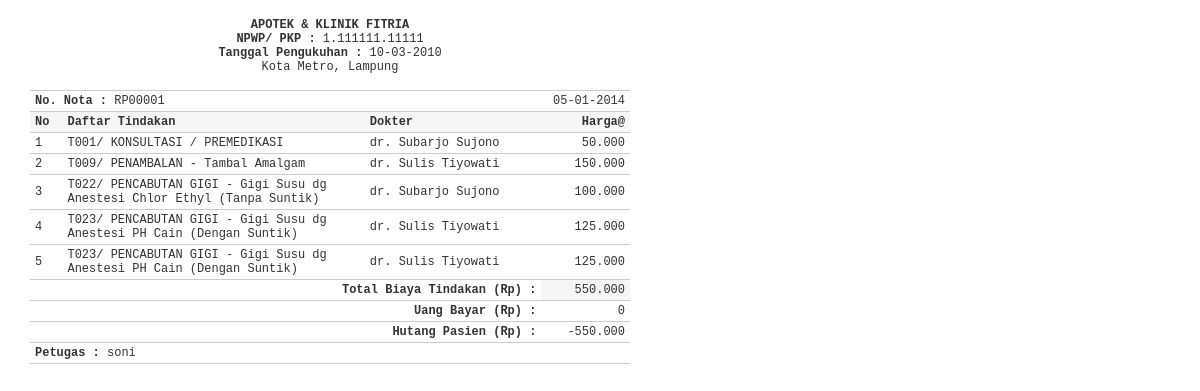
Page /rawat-pasien/rawat_nota.php?nomorRawat=RP00001 on the committed database.
### tables this page shows
CREATE TABLE IF NOT EXISTS `rawat` (
  `no_rawat` char(7) NOT NULL,
  `tgl_rawat` date NOT NULL,
  `nomor_rm` char(6) NOT NULL,
  `hasil_diagnosa` varchar(100) NOT NULL,
  `uang_bayar` int(12) NOT NULL,
  `kd_petugas` char(4) NOT NULL,
  PRIMARY KEY (`no_rawat`)
);

CREATE TABLE IF NOT EXISTS `rawat_tindakan` (
  `id_tindakan` int(7) NOT NULL AUTO_INCREMENT,
  `tgl_tindakan` date NOT NULL,
  `no_rawat` char(7) NOT NULL,
  `kd_tindakan` char(4) NOT NULL,
  `harga` int(10) NOT NULL,
  `kd_dokter` char(4) NOT NULL,
  `bagi_hasil_dokter` int(4) NOT NULL,
  PRIMARY KEY (`id_tindakan`)
);

CREATE TABLE IF NOT EXISTS `tindakan` (
  `kd_tindakan` char(4) NOT NULL,
  `nm_tindakan` varchar(100) NOT NULL,
  `harga` int(10) NOT NULL,
  PRIMARY KEY (`kd_tindakan`)
);

CREATE TABLE IF NOT EXISTS `dokter` (
  `kd_dokter` char(4) NOT NULL,
  `nm_dokter` varchar(100) NOT NULL,
  `jns_kelamin` enum('Laki-laki','Perempuan') NOT NULL,
  `tempat_lahir` varchar(100) NOT NULL,
  `tanggal_lahir` date NOT NULL,
  `alamat` varchar(200) NOT NULL,
  `no_telepon` varchar(20) NOT NULL,
  `sip` varchar(20) NOT NULL,
  `spesialisasi` varchar(100) NOT NULL,
  `bagi_hasil` int(4) NOT NULL,
  PRIMARY KEY (`kd_dokter`)
);

CREATE TABLE IF NOT EXISTS `petugas` (
  `kd_petugas` char(4) NOT NULL,
  `nm_petugas` varchar(100) NOT NULL,
  `no_telepon` varchar(20) NOT NULL,
  `username` varchar(20) NOT NULL,
  `password` varchar(200) NOT NULL,
  `level` varchar(20) NOT NULL DEFAULT 'Kasir',
  PRIMARY KEY (`kd_petugas`)
);

### library/inc.library.php (called while the page is built, shortened)
<?php
function IndonesiaTgl($tanggal){
	$tgl=substr($tanggal,8,2);
	$bln=substr($tanggal,5,2);
	$thn=substr($tanggal,0,4);
	$tanggal="$tgl-$bln-$thn";
	return $tanggal;
}
function format_angka($angka) {
	$hasil =  number_format($angka,0, ",",".");
	return $hasil;
}
?>

### rawat-pasien/rawat_nota.php (the view, shortened to what this page needs)
<?php
include_once "../library/inc.connection.php";
include_once "../library/inc.library.php";
if(isset($_GET['nomorRawat'])){
	$nomorRawat = $_GET['nomorRawat'];
	$mySql = "SELECT rawat.*, petugas.nm_petugas FROM rawat
				LEFT JOIN petugas ON rawat.kd_petugas=petugas.kd_petugas
				WHERE no_rawat='$nomorRawat'";
	$myQry = mysql_query($mySql, $koneksidb)  or die ("Query salah : ".mysql_error());
	$kolomData = mysql_fetch_array($myQry);
}
else {
	echo "Nomor Rawat (nomorRawat) tidak ditemukan";
	exit;
}
?>
<html xmlns="http://www.w3.org/1999/xhtml">
<head>
<link href="../styles/styles_cetak.css" rel="stylesheet" type="text/css">
</head>
<body onLoad="window.print()">
<table class="table-list" width="600" border="0" cellspacing="0" cellpadding="2">
  <tr>
    <td height="87" colspan="4" align="center">
		<strong>APOTEK & KLINIK FITRIA</strong><br />
        <strong>NPWP/ PKP : </strong>1.111111.11111<br />
        <strong>Tanggal Pengukuhan : </strong>10-03-2010<br />
        Kota Metro, Lampung </td>
  </tr>
  <tr>
    <td colspan="2"><strong>No. Nota :</strong> <?php echo $kolomData['no_rawat']; ?></td>
    <td colspan="2" align="right"> <?php echo IndonesiaTgl($kolomData['tgl_rawat']); ?></td>
  </tr>
  <tr>
    <td width="23" bgcolor="#F5F5F5"><strong>No</strong></td>
    <td width="307" bgcolor="#F5F5F5"><strong>Daftar Tindakan </strong></td>
    <td width="174" bgcolor="#F5F5F5"><strong>Dokter</strong></td>
    <td width="80" align="right" bgcolor="#F5F5F5"><strong>Harga@</strong></td>
  </tr>
<?php
$totalBayar = 0;
$uangKembali=0;
$notaSql = "SELECT rawat_tindakan.*, tindakan.nm_tindakan, dokter.nm_dokter
			FROM rawat_tindakan
			LEFT JOIN tindakan ON rawat_tindakan.kd_tindakan=tindakan.kd_tindakan
			LEFT JOIN dokter ON rawat_tindakan.kd_dokter=dokter.kd_dokter
			WHERE rawat_tindakan.no_rawat='$nomorRawat'
			ORDER BY tindakan.kd_tindakan ASC";
$notaQry = mysql_query($notaSql, $koneksidb)  or die ("Query list salah : ".mysql_error());
$nomor  = 0;
while ($notaData = mysql_fetch_array($notaQry)) {
$nomor++;
	$totalBayar	= $totalBayar + $notaData['harga'];
	$uangKembali= $kolomData['uang_bayar'] - $totalBayar;
?>
  <tr>
    <td><?php echo $nomor; ?></td>
    <td><?php echo $notaData['kd_tindakan']; ?>/ <?php echo $notaData['nm_tindakan']; ?></td>
    <td><?php echo $notaData['nm_dokter']; ?></td>
    <td align="right"><?php echo format_angka($notaData['harga']); ?></td>
  </tr>
<?php } ?>
  <tr>
    <td colspan="3" align="right"><strong>Total Biaya Tindakan (Rp) : </strong></td>
    <td align="right" bgcolor="#F5F5F5"><?php echo format_angka($totalBayar); ?></td>
  </tr>
  <tr>
    <td colspan="3" align="right"><strong> Uang Bayar (Rp) : </strong></td>
    <td align="right"><?php echo format_angka($kolomData['uang_bayar']); ?></td>
  </tr>
  <tr>
    <td colspan="3" align="right">
	<strong>
	<?php
	if($kolomData['uang_bayar'] < $totalBayar) {
		echo "Hutang Pasien (Rp) : ";
	}
	else {
		echo "Uang Kembali (Rp) : ";
	}; ?></strong></td>
    <td align="right"><?php echo format_angka($uangKembali); ?></td>
  </tr>
  <tr>
    <td colspan="4"><strong>Petugas :</strong> <?php echo $kolomData['nm_petugas']; ?></td>
  </tr>
</table>
</body>
</html>

### styles/styles_cetak.css (style rules this page uses)
body,td,th { font-family: Courier New, Courier, monospace; }
body { margin:0px auto 0px; padding:3px; font-size:12px; color:#333; width:95%; background-position:top; background-color:#fff; }
.table-list { clear: both; text-align: left; border-collapse: collapse; margin: 0px 0px 10px 0px; background:#fff; }
.table-list td { color: #333; font-size:12px; border-color: #fff; border-collapse: collapse; vertical-align: center; padding: 3px 5px; border-bottom:1px #CCCCCC solid; }

### rows in the picture
rawat: no_rawat "RP00001", tgl_rawat "05-01-2014", uang_bayar "0", uang_bayar "-550.000", kd_petugas.nm_petugas "soni"
rawat_tindakan: kd_tindakan "T001", kd_tindakan.nm_tindakan "KONSULTASI / PREMEDIKASI", kd_dokter.nm_dokter "dr. Subarjo Sujono", harga "50.000"
rawat_tindakan: kd_tindakan "T009", kd_tindakan.nm_tindakan "PENAMBALAN - Tambal Amalgam", kd_dokter.nm_dokter "dr. Sulis Tiyowati", harga "150.000"
rawat_tindakan: kd_tindakan "T022", kd_tindakan.nm_tindakan "PENCABUTAN GIGI - Gigi Susu dg Anestesi Chlor Ethyl (Tanpa Suntik)", kd_dokter.nm_dokter "dr. Subarjo Sujono", harga "100.000"
rawat_tindakan: kd_tindakan "T023", kd_tindakan.nm_tindakan "PENCABUTAN GIGI - Gigi Susu dg Anestesi PH Cain (Dengan Suntik)", kd_dokter.nm_dokter "dr. Sulis Tiyowati", harga "125.000"
rawat_tindakan: kd_tindakan "T023", kd_tindakan.nm_tindakan "PENCABUTAN GIGI - Gigi Susu dg Anestesi PH Cain (Dengan Suntik)", kd_dokter.nm_dokter "dr. Sulis Tiyowati", harga "125.000"

### other values in the picture
format_angka($totalBayar) "550.000"
